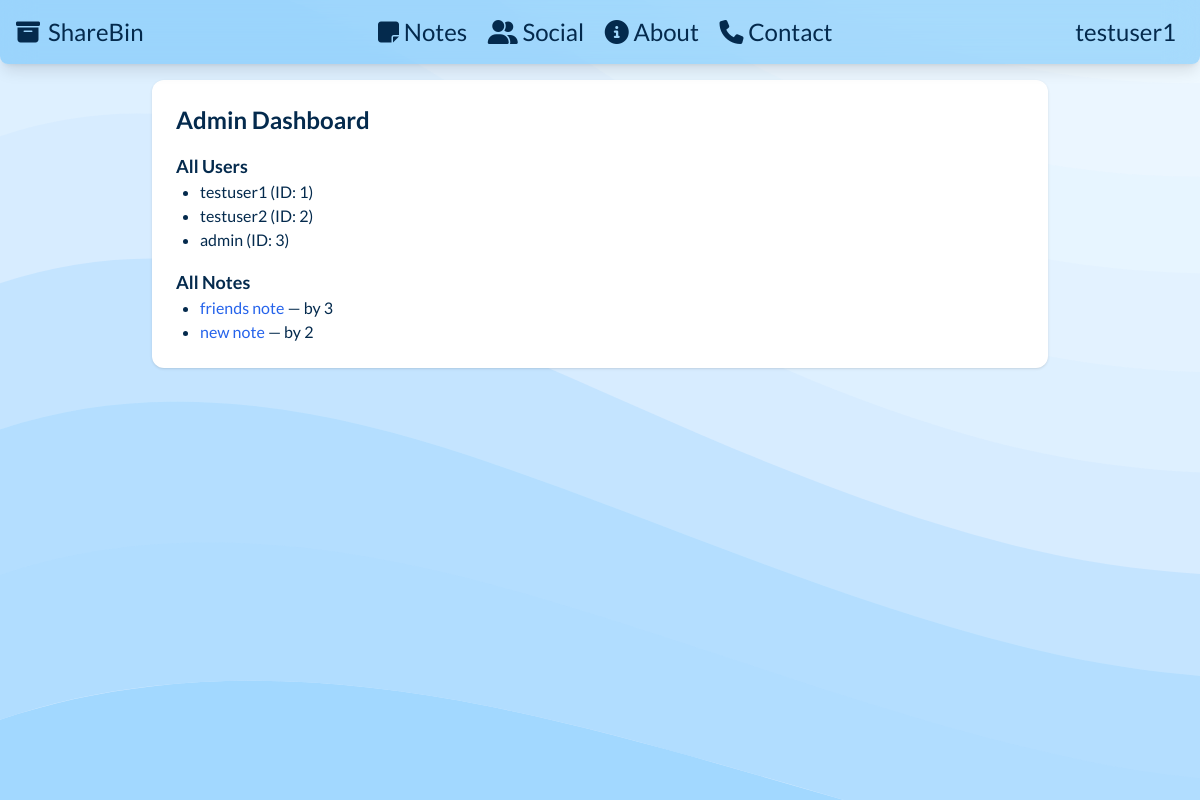
Page /admin (signed in) on the earlier database version.
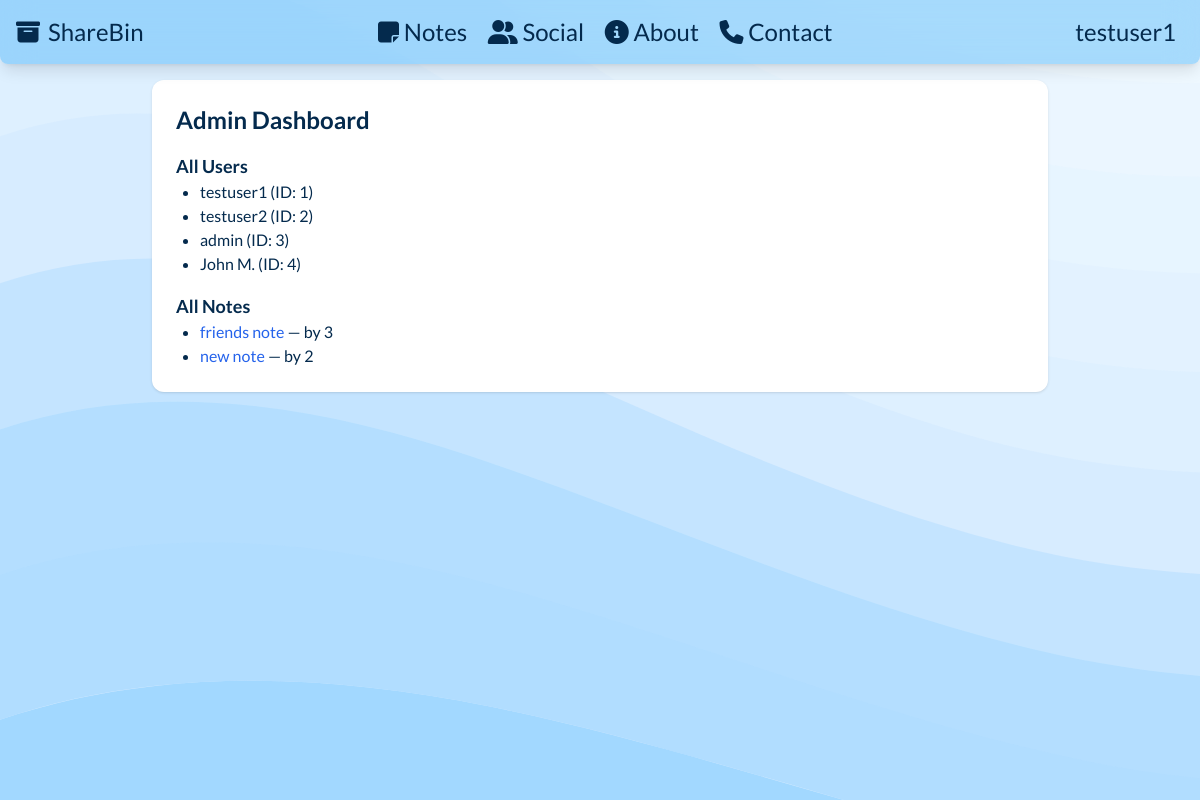
Same page on the later database version.
### tables this page shows
CREATE TABLE users (
            id INTEGER PRIMARY KEY AUTOINCREMENT,
            username TEXT,
            password TEXT,
            email TEXT,
            created_at TIMESTAMP DEFAULT CURRENT_TIMESTAMP
        );

CREATE TABLE notes (
            id INTEGER PRIMARY KEY AUTOINCREMENT,
            user TEXT,
            title TEXT,
            content TEXT,
            is_private INTEGER,
            visibility TEXT CHECK(visibility IN ('public', 'private', 'friends')),
            file_path TEXT,
            created_at TIMESTAMP DEFAULT CURRENT_TIMESTAMP
        );

### app.py (the view)
@app.route('/admin')
def admin_dashboard():
    if 'username' not in session:
        return redirect('/login')
    conn = get_db()
    c = conn.cursor()
    c.execute("SELECT * FROM users")
    users = c.fetchall()
    c.execute("SELECT * FROM notes")
    notes = c.fetchall()
    conn.close()
    return render_template('admin.html', users=users, notes=notes, user=session.get('username'))

### app.py (called while the page is built)
def get_db():
    conn = sqlite3.connect(DATABASE)
    return conn

### templates/admin.html
{% extends "base.html" %} {% block content %}
<div class="max-w-4xl mx-auto bg-white p-6 rounded-xl shadow">
  <h2 class="text-2xl font-bold mb-4">Admin Dashboard</h2>
  <h3 class="text-lg font-semibold mt-4">All Users</h3>
  <ul class="list-disc pl-6">
    {% for user in users %}
    <li>{{ user[1] }} (ID: {{ user[0] }})</li>
    {% endfor %}
  </ul>
  <h3 class="text-lg font-semibold mt-4">All Notes</h3>
  <ul class="list-disc pl-6">
    {% for note in notes %}
    <li>
      <a href="/notes/{{ note[0] }}" class="text-blue-600 hover:underline"
        >{{ note[2] }}</a
      >
      — by {{ note[1] }}
    </li>
    {% endfor %}
  </ul>
</div>
{% endblock %}

### templates/base.html (shortened to what this page needs)
<!DOCTYPE html>
<html>
  <head>
    <script src="https://cdn.tailwindcss.com"></script>
  </head>
  <body
    class="font-[lato] text-congress-blue-950 bg-congress-blue-100 scroll-smooth"
  >
    <header>
      <nav
        class="bg-congress-blue-500/30 backdrop-blur-lg rounded-b-lg shadow-lg p-4 flex flex-row w-full fixed top-0 z-50"
      >
        <div class="container justify-start text-2xl w-fit">
          <a
            href="/"
            class="flex items-center hover:text-gray-200 hover:text-shadow-lg transition-all duration-150 ease-in-out w-fit"
          >
            <i class="fa-solid fa-box-archive pr-2"></i>
            <h1 class="text-2xl">ShareBin</h1>
          </a>
        </div>
        <div class="container justify-center text-2xl w-fit mx-auto">
          <a
            href="/notes"
            class="p-2 hover:text-gray-200 transition-all duration-150 ease-in-out w-fit"
            ><i class="fa fa-sticky-note"></i> Notes</a
          >
          <a
            href="/social"
            class="p-2 hover:text-gray-200 transition-all duration-150 ease-in-out w-fit"
          >
            <i class="fa-solid fa-user-group"></i> Social</a
          >
          <a
            href="/about"
            class="p-2 hover:text-gray-200 transition-all duration-150 ease-in-out w-fit"
            ><i class="fa-solid fa-circle-info"></i> About</a
          >
          <a
            href="/contact"
            class="p-2 hover:text-gray-200 transition-all duration-150 ease-in-out w-fit"
          >
            <i class="fa-solid fa-phone"></i> Contact</a
          >
        </div>
        <div class="container justify-end text-2xl w-fit">
          {% if user %}
          <a
            href="/profile"
            class="p-2 hover:text-gray-200 transition-all duration-150 ease-in-out w-fit"
            >{{ user }}</a
          >
          {% else %}
          <a
            href="/login"
            class="p-2 hover:text-gray-200 transition-all duration-150 ease-in-out w-fit"
            >Log In <span aria-hidden="true">&rarr;</span></a
          >
          {% endif %}
        </div>
      </nav>
    </header>
    <section
      class="w-full min-h-fit h-screen pt-[10vh] bg-custom-pattern bg-cover bg-repeat-y bg-fixed"
    >
      {% block content %}{% endblock %}
    </section>
  </body>
</html>

Differences in the rows shown:
added users: username "John M.", id "4"
